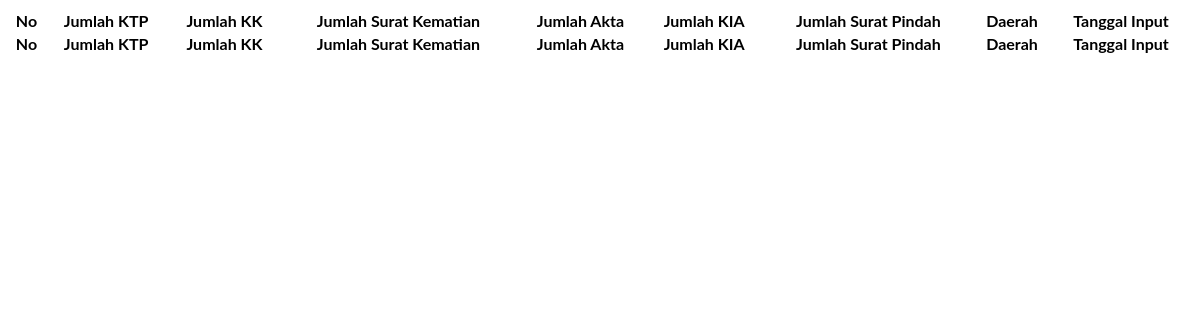
The app's page /halaman/tabel/tabelStatistik.php, older data.
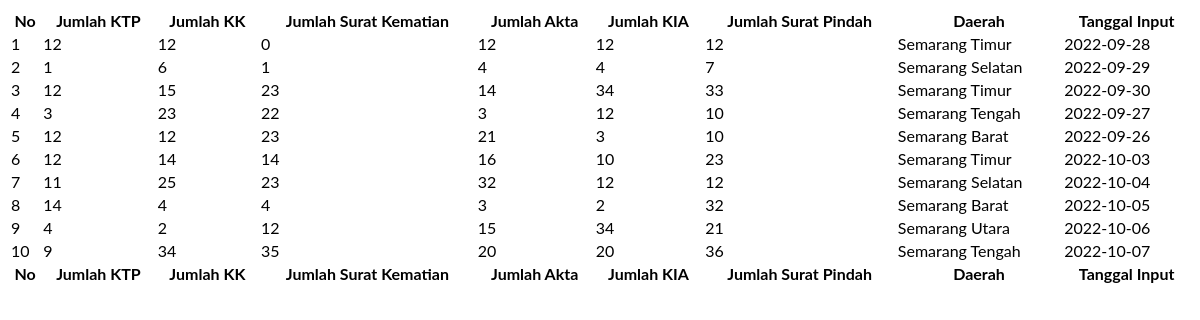
The same page, newer data.
### tables this page shows
CREATE TABLE `statistik` (
  `id` int(11) NOT NULL,
  `asal` varchar(20) NOT NULL,
  `tanggal` date NOT NULL,
  `ktp` int(11) NOT NULL,
  `kartu_keluarga` int(11) NOT NULL,
  `surat_kematian` int(11) NOT NULL,
  `akta_kelahiran` int(11) NOT NULL,
  `kia` int(11) NOT NULL,
  `surat_pindah` int(11) NOT NULL
);

### halaman/tabel/tabelStatistik.php (the view, shortened to what this page needs)
<!DOCTYPE html>
<html>
<head>
<link rel="stylesheet" href="../../css/sidebar.css">
<link rel="stylesheet" href="../../css/dashboard.css">
<link rel="stylesheet" href="https://cdn.datatables.net/1.12.1/css/jquery.dataTables.min.css">
</head>
<body>
<table id="" class="display" style="width:100%">
        <thead>
            <tr>
                <th>No</th>
                <th>Jumlah KTP</th>
                <th>Jumlah KK</th>
                <th>Jumlah Surat Kematian</th>
                <th>Jumlah Akta</th>
                <th>Jumlah KIA</th>
                <th>Jumlah Surat Pindah</th>
                <th>Daerah</th>
                <th>Tanggal Input</th>
            </tr>
        </thead>
        <tbody>
            <?php
                include "../../kueri/koneksi.php";
                $sql = mysqli_query($konek, "SELECT * FROM statistik");
                $no = 1;
                if(mysqli_num_rows($sql)>0){
                    while($row = mysqli_fetch_array($sql)){
            ?>
            <tr>
                <td><?php echo $no++; ?></td>
                <td><?php echo $row['ktp']; ?></td>
                <td><?php echo $row['kartu_keluarga']; ?></td>
                <td><?php echo $row['surat_kematian']; ?></td>
                <td><?php echo $row['akta_kelahiran']; ?></td>
                <td><?php echo $row['kia']; ?></td>
                <td><?php echo $row['surat_pindah']; ?></td>
                <td><?php echo $row['asal']; ?></td>
                <td><?php echo $row['tanggal']; ?></td>
            </tr>
            <?php
                }
            } ?>
        </tbody>
        <tfoot>
            <tr>
                <th>No</th>
                <th>Jumlah KTP</th>
                <th>Jumlah KK</th>
                <th>Jumlah Surat Kematian</th>
                <th>Jumlah Akta</th>
                <th>Jumlah KIA</th>
                <th>Jumlah Surat Pindah</th>
                <th>Daerah</th>
                <th>Tanggal Input</th>
            </tr>
        </tfoot>
</table>
</body>
</html>

### css/sidebar.css (style rules this page uses)
body { font-family: "Lato", sans-serif; }

Row changes from the older to the newer data that the page shows:
added statistik: ktp "12", kartu_keluarga "12", surat_kematian "0", akta_kelahiran "12", kia "12", surat_pindah "12", asal "Semarang Timur", tanggal "2022-09-28"
added statistik: ktp "1", kartu_keluarga "6", surat_kematian "1", akta_kelahiran "4", kia "4", surat_pindah "7", asal "Semarang Selatan", tanggal "2022-09-29"
added statistik: ktp "12", kartu_keluarga "15", surat_kematian "23", akta_kelahiran "14", kia "34", surat_pindah "33", asal "Semarang Timur", tanggal "2022-09-30"
added statistik: ktp "3", kartu_keluarga "23", surat_kematian "22", akta_kelahiran "3", kia "12", surat_pindah "10", asal "Semarang Tengah", tanggal "2022-09-27"
added statistik: ktp "12", kartu_keluarga "12", surat_kematian "23", akta_kelahiran "21", kia "3", surat_pindah "10", asal "Semarang Barat", tanggal "2022-09-26"
added statistik: ktp "12", kartu_keluarga "14", surat_kematian "14", akta_kelahiran "16", kia "10", surat_pindah "23", asal "Semarang Timur", tanggal "2022-10-03"
added statistik: ktp "11", kartu_keluarga "25", surat_kematian "23", akta_kelahiran "32", kia "12", surat_pindah "12", asal "Semarang Selatan", tanggal "2022-10-04"
added statistik: ktp "14", kartu_keluarga "4", surat_kematian "4", akta_kelahiran "3", kia "2", surat_pindah "32", asal "Semarang Barat", tanggal "2022-10-05"
added statistik: ktp "4", kartu_keluarga "2", surat_kematian "12", akta_kelahiran "15", kia "34", surat_pindah "21", asal "Semarang Utara", tanggal "2022-10-06"
added statistik: ktp "9", kartu_keluarga "34", surat_kematian "35", akta_kelahiran "20", kia "20", surat_pindah "36", asal "Semarang Tengah", tanggal "2022-10-07"
